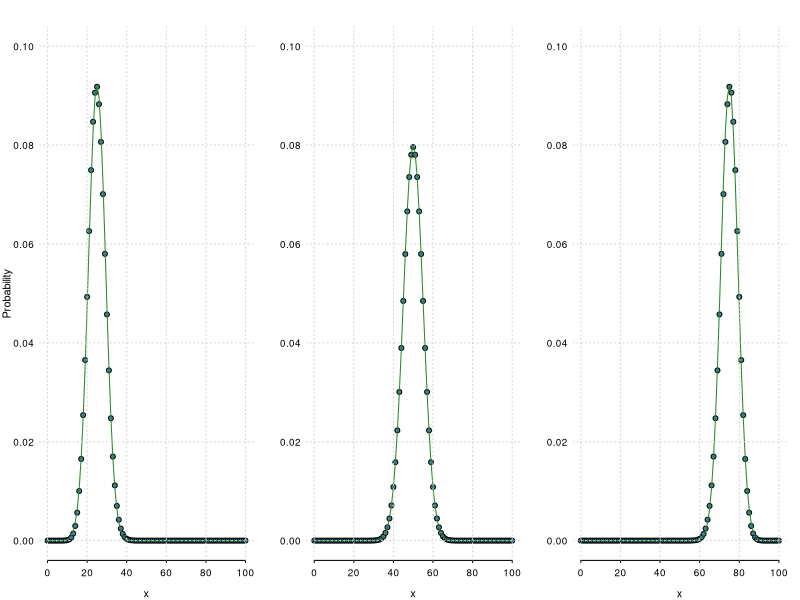

This chart was generated by the following R code:
x = 0:100
n = max(x)
p = 0.25
par(mar=c(3,3,2,1), mgp=c(2,0.4,0), tck=-.01, cex.axis=0.9, las=1, mfrow=c(1,3))
plot(x, dbinom(x, n, p),
     ylim=c(0, 0.1), frame=FALSE, axes=FALSE,
     pch=21, bg ="steelblue", ylab="Probability")
axis(1); axis(2, tick = FALSE)
lines(x, dnorm(x, n*p, sqrt(n*p*(1-p))), col="forestgreen")
grid()
p = 0.5
plot(x, dbinom(x, n, p),
     ylim=c(0, 0.1), frame=FALSE, axes=FALSE,
     pch=21, bg ="steelblue", ylab=NA)
axis(1); axis(2, tick = FALSE)
lines(x, dnorm(x, n*p, sqrt(n*p*(1-p))), col="forestgreen")
grid()
p = 0.75
plot(x, dbinom(x, n, p),
     ylim=c(0, 0.1), frame=FALSE, axes=FALSE,
     pch=21, bg ="steelblue", ylab=NA)
axis(1); axis(2, tick = FALSE)
lines(x, dnorm(x, n*p, sqrt(n*p*(1-p))), col="forestgreen")
grid()
